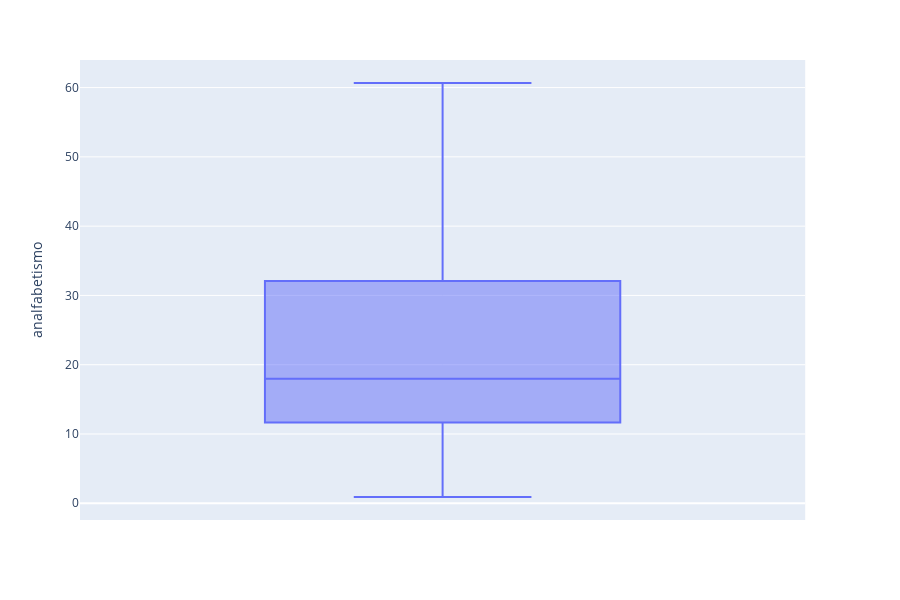

Notebook cell for this chart:
### Code cell
fig = px.box(df, y="analfabetismo")
fig.show()

### Figure 1 — Plotly figure (JSON) as saved in the notebook; plotly's stock layout.template omitted (floating-point values rounded to 4 significant figures; data arrays with more than 128 entries replaced by an {"elided": "..."} marker saying what was removed)
{"data": [{"alignmentgroup": "True", "hoverlabel": {"namelength": 0}, "hovertemplate": "analfabetismo=%{y}", "legendgroup": "", "marker": {"color": "#636efa"}, "name": "", "notched": false, "offsetgroup": "", "orientation": "v", "showlegend": false, "type": "box", "x0": " ", "xaxis": "x", "y": {"elided": "5507 float values"}, "y0": " ", "yaxis": "y"}], "layout": {"boxmode": "group", "height": 600, "legend": {"tracegroupgap": 0}, "margin": {"t": 60}, "xaxis": {"anchor": "y", "domain": [0, 0.98]}, "yaxis": {"anchor": "x", "domain": [0, 1], "title": {"text": "analfabetismo"}}}}
